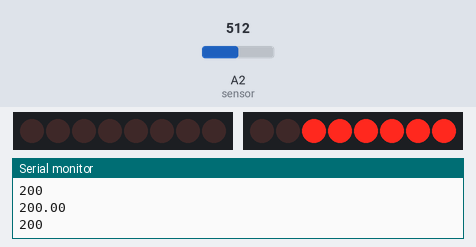
The sketch below on a simulated Arduino Uno, built with avr-gcc and run on an emulated ATmega328P. On the bench: 2 × 8 shift-register outputs drawn as a row of LEDs (first output left, lit = HIGH), the last lines printed to the serial monitor. Wiring (inferred from the names in the program): 2 × shift register (74HC595): data pin 6, shift clock pin 5, latch pin 13 / data pin 12, shift clock pin 11, latch pin 7. Wiring (inferred from the signals the program sends): 2 × row of LEDs: on Q0, Q1, Q2, Q3, Q4, Q5, Q6, Q7 / on Q0, Q1, Q2, Q3, Q4, Q5, Q6, Q7. The test bench sets the inputs (shaded band); at power-on: A2 (sensor) = 512.

Above: at 1.8 s.
1.9 s: A2 (sensor) set to 900
At 3.2 s:
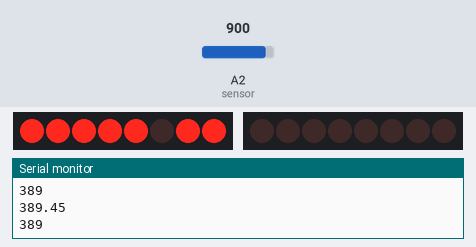
3.5 s: A2 (sensor) set to 0
At 4.9 s:
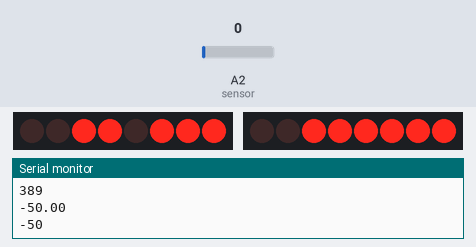
5.5 s: A2 (sensor) set to 122
At 6.5 s:
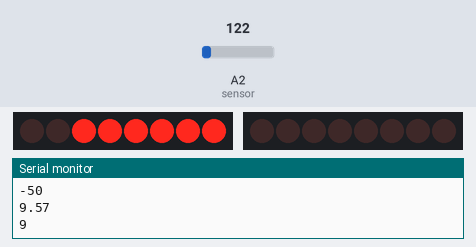
7.5 s: A2 (sensor) set to 511
At 9.2 s:
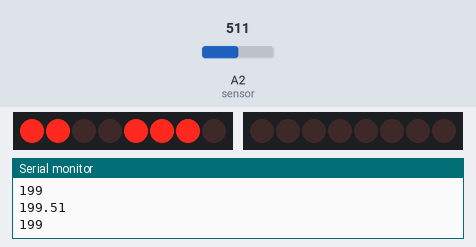
9.5 s: A2 (sensor) set to 1023
At 10.9 s:
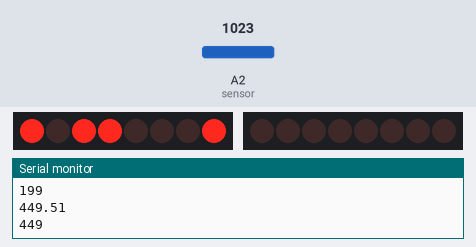
11.5 s: A2 (sensor) set to 0
At 12.5 s:
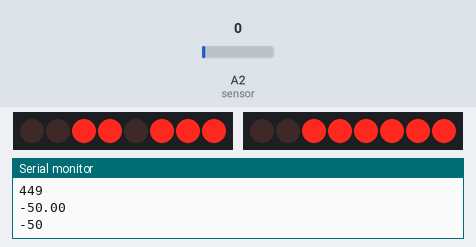
Timing chart, 0 to 14.5 s (numbered marks = the images above; inputs shaded):
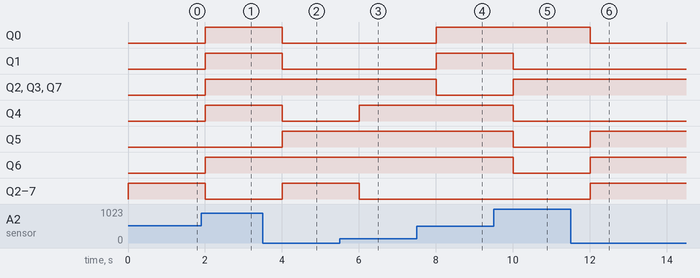

The sketch:

Two_LED_Test.ino
```cpp
int latchPin = 7;
int clockPin = 5;
int dataPin = 6;
int latch2 = 13;
int clock2 = 11;
int data2 = 12;
int sensor = 2;

int numArray[10] = {252, 96, 218, 242, 102, 182, 190, 224, 254};

void setup() {
  pinMode(latchPin, OUTPUT);
  pinMode(clockPin, OUTPUT);
  pinMode(dataPin, OUTPUT);
  pinMode(latch2, OUTPUT);
  pinMode(clock2, OUTPUT);
  pinMode(data2, OUTPUT);
  Serial.begin(115200);
}

void loop() {
  int sensorValue = analogRead(sensor);
  double tempCelsius = ((double)sensorValue * 5 / 1024 - 0.5) * 100;
  Serial.println(tempCelsius);
  int temp = tempCelsius;
  Serial.println(temp);
  int printVal = temp;
  digitalWrite(latchPin,LOW);
  digitalWrite(latch2,LOW);
  shiftOut(dataPin,clockPin,MSBFIRST,numArray[temp/10]);
  shiftOut(data2,clock2,MSBFIRST,numArray[temp%10]);
  digitalWrite(latchPin,HIGH);
  digitalWrite(latch2,HIGH);
  delay(1000);
}
```

Measured:
- after the input at 1.9 s, Q0–4, Q6, Q7: LOW → HIGH after 0.10 s; Q2–7: HIGH → LOW after 0.10 s
- after the input at 3.5 s, Q0, Q1, Q4: HIGH → LOW after 0.51 s; Q5, Q2–7: LOW → HIGH after 0.51 s
- after the input at 5.5 s, Q4: LOW → HIGH after 0.51 s; Q2–7: HIGH → LOW after 0.51 s
- after the input at 7.5 s, Q0, Q1: LOW → HIGH after 0.51 s; Q2, Q3, Q7: HIGH → LOW after 0.51 s
- after the input at 9.5 s, Q1, Q4–6: HIGH → LOW after 0.51 s; Q2, Q3, Q7: LOW → HIGH after 0.51 s
- after the input at 11.5 s, Q0: HIGH → LOW after 0.51 s; Q5, Q6, Q2–7: LOW → HIGH after 0.51 s
